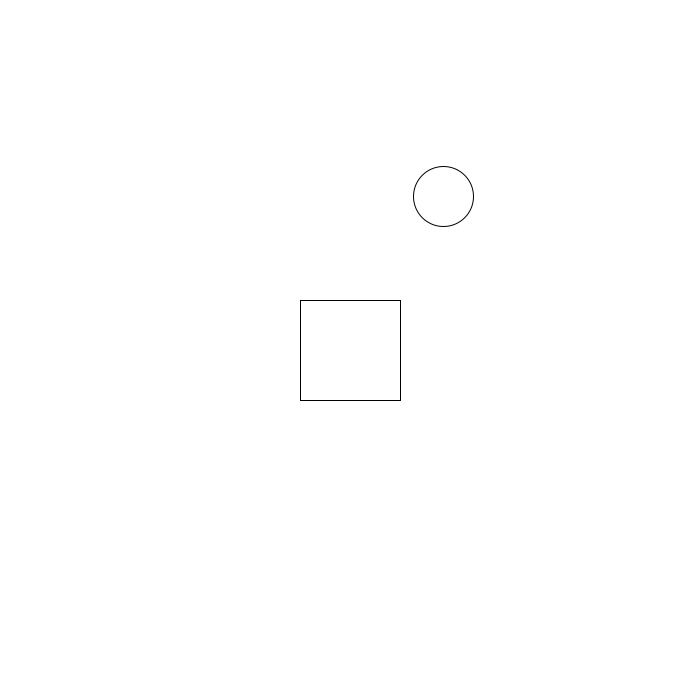
Frame 1 (no input)
Frame 60 (the mouse pressed at the canvas centre just before this capture): identical to frame 1, image omitted
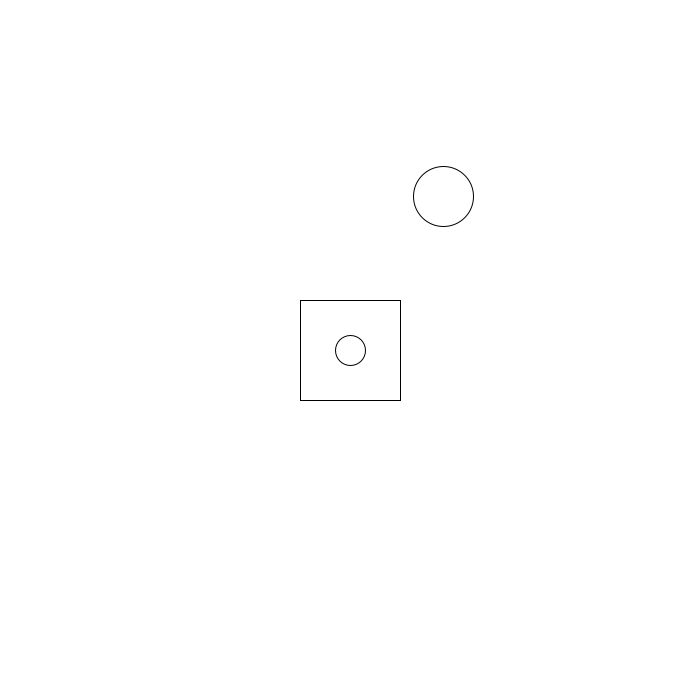
Frame 120 (the mouse held since frame 60 and released just before this capture)

The Processing sketch that drew these frames (run headless with seeded random() and noise(); from frame 60 on, the mouse is pressed at the canvas centre):

// Processing sketch: HitParticleTest2
// ── HitParticleTest2.pde
Ball b;
FireArray f;
Enemy e;
info i;
Blood bl;
BloodArray ba;

void setup() {
  size (700, 700);
  b = new Ball();
  f = new FireArray();
  e = new Enemy();
  i = new info();
  bl = new Blood();
  ba = new BloodArray();
}


void draw() {
  background (255);
  f.display();
  e.placeOfEnemy();
  e.display();
  i.display();
  ba.display();
  rect (300, 300, 100, 100);
}



void mousePressed() {
  f.clicked();
  bl.clicked();
  ba.addBloodArray();
}

void mouseReleased() {
  bl.activateParticle = false;
}

void keyPressed() {
  e.changePlaceOfEnemy();
}

// ── Ball.pde
class Ball {
  PVector mouse, post, difference, velocity;
  boolean fire;
  int lifeTime;
  int d;
  Ball () {
    post = new PVector (width/2, height/2);
    velocity = new PVector(0, 0);
    mouse = new PVector (mouseX, mouseY);
    difference = PVector.sub (mouse, post);
    lifeTime = 300;
    d = 30;
  }


  void update() {
    if (fire) {
      lifeTime--;
      velocity.add(difference);
      velocity.limit(10);
      post.add(velocity);
    }
  }

  void display() {
    circle (post.x, post.y, d);
    noFill();
    if (mousePressed == true) {
      clicked();
    }
  }

  void clicked () {
    fire = true;
  }


  boolean isDead() {
    if (lifeTime < 0) {
      return true;
    } else {
      return false;
    }
  }
}

// ── Blood.pde
class Blood {
  PVector position, direction, speed;
  int d, ballX, ballY;
  boolean activateParticle;
  boolean enemyHited;

  Blood() {
    speed = new PVector(0, 0);
    position = new PVector(0, 0);
    direction = new PVector(0, 0);
    d = 10;
    enemyHited = false;
    ballX = width/2;
    ballY = height/2;
  }

  void updateBlood () {
    float diffMeEnemy = dist (ballX, ballY, e.x, e.y);
    float diffMeShot = dist (b.post.x, b.post.y, ballX, ballY);
    if (diffMeShot < diffMeEnemy + 1) {
      position = b.post.copy();
      direction = b.difference.copy();
      enemyHited = true;
    }
  }




  void update2 () {
    position.sub(speed);
  }

  void display() {
    if (enemyHited) {
      fill (0);
      circle (position.x, position.y, d);
      noFill();
    }
  }

  void clicked () {
    activateParticle = true;
  }

  void speedDefinition() {
    if (activateParticle == true) {
      if (mouseX > width/2 && mouseY < height/2) {
        speed = new PVector(random (0, 1), random (-1, 0));
      }
      if (mouseX < width/2 && mouseY < height/2) {
        speed = new PVector(random (-1, 0), random (-1, 0));
      }
      if (mouseX > width/2 && mouseY > height/2) {
        speed = new PVector(random (0, 1), random (0, 1));
      }
      if (mouseX < width/2 && mouseY > height/2) {
        speed = new PVector(random (-1, 0), random (0, 1));
      }
    }
  }
}

// ── BloodArray.pde
class BloodArray {
  ArrayList<Blood> bloodArray; 
  BloodArray () {
    bloodArray = new ArrayList<Blood>();
  }

  void display() {
    for (int i = bloodArray.size() - 1; i >= 0; i--) {
      bl = bloodArray.get(i);
      bl.speedDefinition();
      bl.update2();
      bl.display();   
      if (e.isHit(b)) {
        bl.updateBlood();
      }
    }
  }

  void addBloodArray () {
    bloodArray.add(new Blood());
  }
}

// ── Enemy.pde
class Enemy {
  int x;
  int y;
  int d;
  Enemy () {
    d = 60;
    x =(int) random(0 + d/2, width - d/2);
    y =(int) random (0 + d/2, height - d/2);
  }

  void display () {
    circle (x, y, d);
  }

  void placeOfEnemy() {
    if (x > 300 && x < 400) {
      x =(int) random (0 + d/2, width - d/2);
    }
    if (y > 300 && y < 400) {
      y =(int) random (0 + d/2, height - d/2);
    }
  }

  void changePlaceOfEnemy() {
    if (key == 'e' || key == 'E') {
      x =(int) random(0 + d/2, width - d/2);
      y =(int) random (0 + d/2, height - d/2);
    }
  }

  boolean isHit (Ball ball) {
    float diffBallEnemy = dist (ball.post.x, ball.post.y, e.x, e.y);
    if (diffBallEnemy < e.d/2 + b.d/2 && diffBallEnemy > 35) {
      return true;
    } else {
      return false;
    }
  }
}

// ── FireArray.pde
class FireArray {
  ArrayList<Ball> f;
  boolean another;
  FireArray() {
    f = new ArrayList<Ball>();
  }

  void display() {
    for (int i = f.size() - 1; i >= 0; i--) {
      b = f.get(i);
      b.update();
      b.display();
      if (e.isHit(b)) {
        
        //e.x =(int) random(0 + e.d/2, width - e.d/2);
        //e.y =(int) random (0 + e.d/2, height - e.d/2);
      } 
    }
    if (b.isDead()) {
      f.remove(i);
    }
  }



  void clicked () {
    f.add(new Ball());
  }
}

// ── info.pde
class info {
  int x;
  int y;
  info () {
    x = 20;
    y = 20;
  }

  void display() {
    text ("Blposition.X:  " + bl.position.x, x, y);
    text ("Blposition.Y:  " + bl.position.y, x, y + 20);
    text ("BLdirection.X:  " + bl.direction.x, x, y + 40);
    text ("BLdirection.Y:  " + bl.direction.y, x, y + 60);
    text ("BLspeed.X:  " + bl.speed.x, x, y + 80);
    text ("BLspeed.Y:  " + bl.speed.y, x, y + 100);
    text ("enemyHited:  " + bl.enemyHited, x, y + 120);
    text ("activateParticle:  " + bl.activateParticle, x, y + 140);
    text ("Number of BloodParticles:  " + ba.bloodArray.size(), x, y + 160);
  }
}
